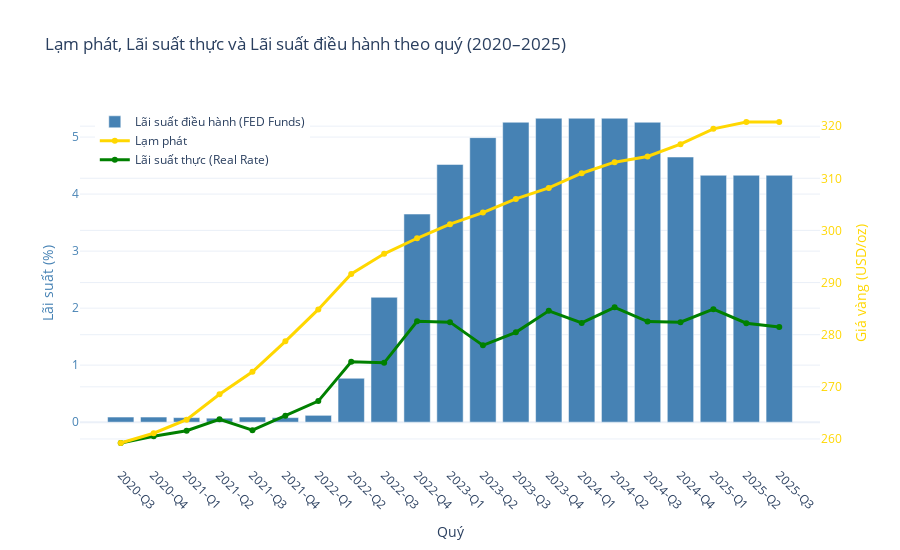

Notebook cell for this chart:
### Markdown cell above
- Lãi suất là công cụ quan trọng để kiểm soát lạm phát, nhưng tác động không tức thời.

- Giai đoạn lạm phát cao(kinh kế đang suy thoái) là thời điểm nhạy cảm để đầu tư, theo tâm lý nhà đầu tư sẽ lựa chọn nơi trú ẩn là vàng.

- Chiến lược đầu tư cần tính đến chu kỳ kinh tế – khi lạm phát tăng và lãi suất cao, nên ưu tiên tài sản an toàn như vàng; khi lạm phát hạ nhiệt, có thể chuyển sang cổ phiếu, crypto.

### Code cell
import plotly.graph_objects as go

fig = go.Figure()

# --- Cột: Lãi suất điều hành ---
fig.add_trace(
    go.Bar(
        x=df_fed_cpi_gold["quarter"],
        y=df_fed_cpi_gold["FEDFUNDS"],
        name="Lãi suất điều hành (FED Funds)",
        marker_color="steelblue",
        yaxis="y1"
    )
)

# --- Đường:  lạm phát ---
fig.add_trace(
    go.Scatter(
        x=df_fed_cpi_gold["quarter"],
        y=df_fed_cpi_gold["CPIAUCSL"],
        name="Lạm phát",
        mode="lines+markers",
        line=dict(width=3, color="gold"),
        yaxis="y2"
    )
)

# --- Đường: Lãi suất thực ---
fig.add_trace(
    go.Scatter(
        x=df_fed_cpi_gold["quarter"],
        y=df_fed_cpi_gold["REAINTRATREARAT10Y"],
        name="Lãi suất thực (Real Rate)",
        mode="lines+markers",
        line=dict(width=3, color="green"),
        yaxis="y1"
    )
)

# --- Layout ---
fig.update_layout(
    title="Lạm phát, Lãi suất thực và Lãi suất điều hành theo quý (2020–2025)",
    xaxis=dict(title="Quý", tickangle=45),

    yaxis=dict(
        title="Lãi suất (%)",
        titlefont=dict(color="steelblue"),
        tickfont=dict(color="steelblue")
    ),

    yaxis2=dict(
        title="Giá vàng (USD/oz)",
        titlefont=dict(color="gold"),
        tickfont=dict(color="gold"),
        overlaying="y",
        side="right"
    ),

    bargap=0.2,
    height=550,
    template="plotly_white",
    legend=dict(x=0.02, y=0.98)
)

fig.show()

### Figure 1 — Plotly figure (JSON) as saved in the notebook; plotly's stock layout.template omitted (floating-point values rounded to 4 significant figures)
{"data": [{"marker": {"color": "steelblue"}, "name": "Lãi suất điều hành (FED Funds)", "type": "bar", "x": ["2020-Q3", "2020-Q4", "2021-Q1", "2021-Q2", "2021-Q3", "2021-Q4", "2022-Q1", "2022-Q2", "2022-Q3", "2022-Q4", "2023-Q1", "2023-Q2", "2023-Q3", "2023-Q4", "2024-Q1", "2024-Q2", "2024-Q3", "2024-Q4", "2025-Q1", "2025-Q2", "2025-Q3"], "y": [0.09, 0.09, 0.08, 0.07, 0.09, 0.08, 0.12, 0.77, 2.19, 3.65, 4.52, 4.99, 5.26, 5.33, 5.33, 5.33, 5.26, 4.65, 4.33, 4.33, 4.33], "yaxis": "y"}, {"line": {"color": "gold", "width": 3}, "mode": "lines+markers", "name": "Lạm phát", "type": "scatter", "x": ["2020-Q3", "2020-Q4", "2021-Q1", "2021-Q2", "2021-Q3", "2021-Q4", "2022-Q1", "2022-Q2", "2022-Q3", "2022-Q4", "2023-Q1", "2023-Q2", "2023-Q3", "2023-Q4", "2024-Q1", "2024-Q2", "2024-Q3", "2024-Q4", "2025-Q1", "2025-Q2", "2025-Q3"], "y": [259.2, 261.1, 263.7, 268.6, 272.9, 278.7, 284.8, 291.7, 295.5, 298.5, 301.2, 303.4, 306.0, 308.2, 311.0, 313.1, 314.2, 316.5, 319.5, 320.8, 320.8], "yaxis": "y2"}, {"line": {"color": "green", "width": 3}, "mode": "lines+markers", "name": "Lãi suất thực (Real Rate)", "type": "scatter", "x": ["2020-Q3", "2020-Q4", "2021-Q1", "2021-Q2", "2021-Q3", "2021-Q4", "2022-Q1", "2022-Q2", "2022-Q3", "2022-Q4", "2023-Q1", "2023-Q2", "2023-Q3", "2023-Q4", "2024-Q1", "2024-Q2", "2024-Q3", "2024-Q4", "2025-Q1", "2025-Q2", "2025-Q3"], "y": [-0.3653, -0.246, -0.1511, 0.04978, -0.1402, 0.1145, 0.3694, 1.059, 1.041, 1.768, 1.754, 1.347, 1.576, 1.953, 1.741, 2.014, 1.765, 1.754, 1.981, 1.735, 1.67], "yaxis": "y"}], "layout": {"bargap": 0.2, "height": 550, "legend": {"x": 0.02, "y": 0.98}, "title": {"text": "Lạm phát, Lãi suất thực và Lãi suất điều hành theo quý (2020–2025)"}, "xaxis": {"tickangle": 45, "title": {"text": "Quý"}}, "yaxis": {"tickfont": {"color": "steelblue"}, "title": {"font": {"color": "steelblue"}, "text": "Lãi suất (%)"}}, "yaxis2": {"overlaying": "y", "side": "right", "tickfont": {"color": "gold"}, "title": {"font": {"color": "gold"}, "text": "Giá vàng (USD/oz)"}}}}
